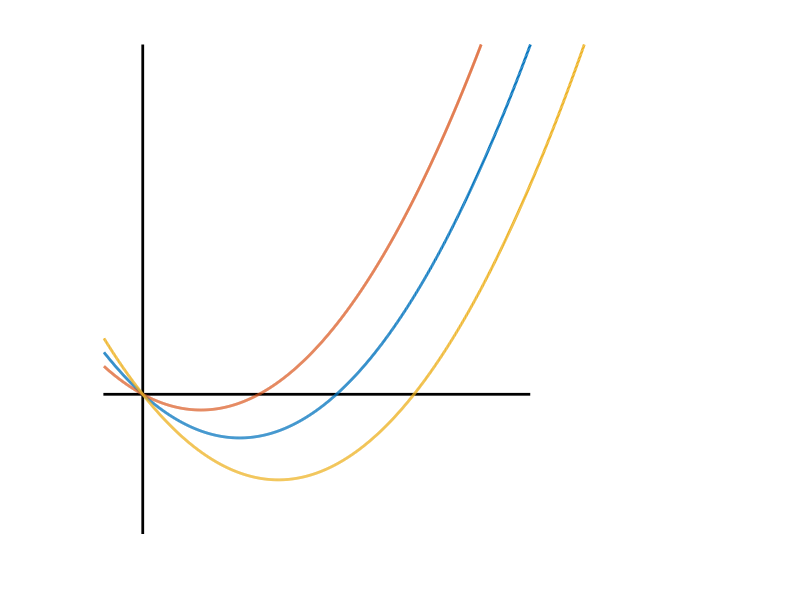
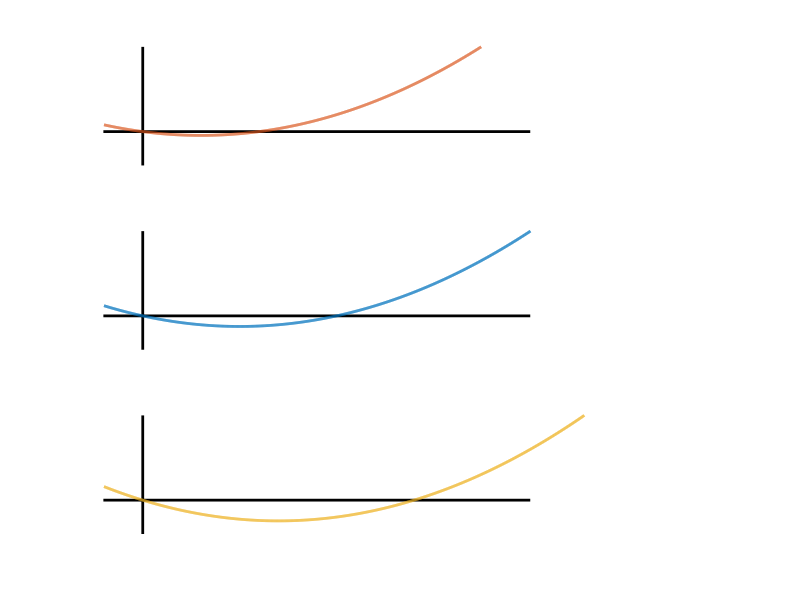

Source code (MATLAB) for these figures, in order:
plot([-20 10], [0 0], 'k', 'LineWidth', 2); hold on;
plot([0 0], [-20 1000], 'k', 'LineWidth', 2);
xlim([-1 15]); ylim([-20 50]);

[x,y] = fplot(@(x) x * (x - 5), [-1 20]);
l1 = plot(x, y, 'LineWidth', 2);
[x,y] = fplot(@(x) x * (x - 3), [-1 20]);
l2 = plot(x, y, 'LineWidth', 2);
[x,y] = fplot(@(x) x * (x - 7), [-1 20]);
l3 = plot(x, y, 'LineWidth', 2);

set(gca, 'Xtick', [], 'Ytick', []);
set(gca, 'Visible', 'off', 'box', 'off');

c1 = get(l1, 'Color');
c2 = get(l2, 'Color');
c3 = get(l3, 'Color');

figure;
subplot(3,1,2);
plot([-20 10], [0 0], 'k', 'LineWidth', 2); hold on;
plot([0 0], [-20 1000], 'k', 'LineWidth', 2);
xlim([-1 15]); ylim([-20 50]);
[x,y] = fplot(@(x) x * (x - 5), [-1 20]);
plot(x, y, 'Color', c1, 'LineWidth', 2);
set(gca, 'Xtick', [], 'Ytick', []);
set(gca, 'Visible', 'off', 'box', 'off');

subplot(3,1,1);
plot([-20 10], [0 0], 'k', 'LineWidth', 2); hold on;
plot([0 0], [-20 1000], 'k', 'LineWidth', 2);
xlim([-1 15]); ylim([-20 50]);
[x,y] = fplot(@(x) x * (x - 3), [-1 20]);
plot(x, y, 'Color', c2, 'LineWidth', 2);
set(gca, 'Xtick', [], 'Ytick', []);
set(gca, 'Visible', 'off', 'box', 'off');

subplot(3,1,3);
plot([-20 10], [0 0], 'k', 'LineWidth', 2); hold on;
plot([0 0], [-20 1000], 'k', 'LineWidth', 2);
xlim([-1 15]); ylim([-20 50]);
[x,y] = fplot(@(x) x * (x - 7), [-1 20]);
plot(x, y, 'Color', c3, 'LineWidth', 2);
set(gca, 'Xtick', [], 'Ytick', []);
set(gca, 'Visible', 'off', 'box', 'off');
